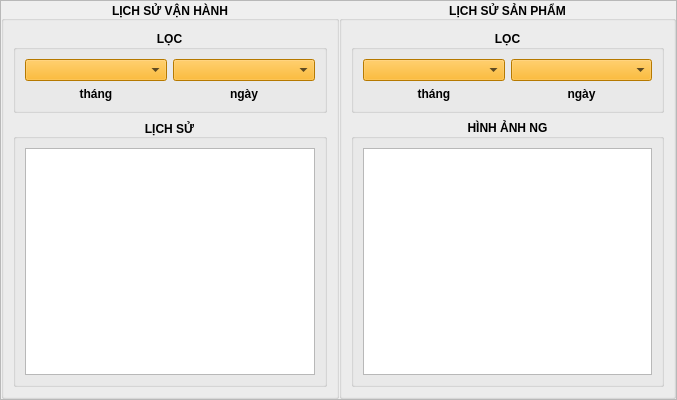
<?xml version="1.0" encoding="UTF-8"?>
<ui version="4.0">
 <class>Form</class>
 <widget class="QWidget" name="Form">
  <property name="geometry">
   <rect>
    <x>0</x>
    <y>0</y>
    <width>677</width>
    <height>400</height>
   </rect>
  </property>
  <property name="windowTitle">
   <string>Form</string>
  </property>
  <layout class="QGridLayout" name="gridLayout">
   <property name="leftMargin">
    <number>0</number>
   </property>
   <property name="topMargin">
    <number>0</number>
   </property>
   <property name="rightMargin">
    <number>0</number>
   </property>
   <property name="bottomMargin">
    <number>0</number>
   </property>
   <property name="spacing">
    <number>0</number>
   </property>
   <item row="0" column="0">
    <widget class="QFrame" name="frame">
     <property name="frameShape">
      <enum>QFrame::Shape::StyledPanel</enum>
     </property>
     <property name="frameShadow">
      <enum>QFrame::Shadow::Raised</enum>
     </property>
     <layout class="QGridLayout" name="gridLayout_2" columnstretch="1,1">
      <property name="leftMargin">
       <number>0</number>
      </property>
      <property name="topMargin">
       <number>0</number>
      </property>
      <property name="rightMargin">
       <number>0</number>
      </property>
      <property name="bottomMargin">
       <number>0</number>
      </property>
      <property name="horizontalSpacing">
       <number>0</number>
      </property>
      <item row="0" column="0">
       <widget class="QGroupBox" name="groupBox">
        <property name="font">
         <font>
          <bold>true</bold>
         </font>
        </property>
        <property name="title">
         <string>LỊCH SỬ VẬN HÀNH</string>
        </property>
        <property name="alignment">
         <set>Qt::AlignmentFlag::AlignCenter</set>
        </property>
        <layout class="QGridLayout" name="gridLayout_8" rowstretch="1,4">
         <item row="0" column="0">
          <widget class="QGroupBox" name="groupBox_5">
           <property name="title">
            <string>LỌC</string>
           </property>
           <property name="alignment">
            <set>Qt::AlignmentFlag::AlignCenter</set>
           </property>
           <layout class="QGridLayout" name="gridLayout_6">
            <item row="1" column="0">
             <widget class="QLabel" name="label_3">
              <property name="text">
               <string>tháng</string>
              </property>
              <property name="alignment">
               <set>Qt::AlignmentFlag::AlignCenter</set>
              </property>
             </widget>
            </item>
            <item row="0" column="0">
             <widget class="QComboBox" name="comboBox_3">
              <property name="styleSheet">
               <string notr="true">background-color: rgb(255, 170, 0);</string>
              </property>
             </widget>
            </item>
            <item row="0" column="1">
             <widget class="QComboBox" name="comboBox_4">
              <property name="styleSheet">
               <string notr="true">background-color: rgb(255, 170, 0);</string>
              </property>
             </widget>
            </item>
            <item row="1" column="1">
             <widget class="QLabel" name="label_4">
              <property name="text">
               <string>ngày</string>
              </property>
              <property name="alignment">
               <set>Qt::AlignmentFlag::AlignCenter</set>
              </property>
             </widget>
            </item>
           </layout>
          </widget>
         </item>
         <item row="1" column="0">
          <widget class="QGroupBox" name="groupBox_6">
           <property name="title">
            <string>LỊCH SỬ</string>
           </property>
           <property name="alignment">
            <set>Qt::AlignmentFlag::AlignCenter</set>
           </property>
           <layout class="QGridLayout" name="gridLayout_7">
            <item row="0" column="0">
             <widget class="QListView" name="listView_2"/>
            </item>
           </layout>
          </widget>
         </item>
        </layout>
       </widget>
      </item>
      <item row="0" column="1">
       <widget class="QGroupBox" name="groupBox_2">
        <property name="font">
         <font>
          <bold>true</bold>
         </font>
        </property>
        <property name="title">
         <string>LỊCH SỬ SẢN PHẨM</string>
        </property>
        <property name="alignment">
         <set>Qt::AlignmentFlag::AlignCenter</set>
        </property>
        <layout class="QGridLayout" name="gridLayout_5" rowstretch="1,4">
         <item row="0" column="0">
          <widget class="QGroupBox" name="groupBox_3">
           <property name="title">
            <string>LỌC</string>
           </property>
           <property name="alignment">
            <set>Qt::AlignmentFlag::AlignCenter</set>
           </property>
           <layout class="QGridLayout" name="gridLayout_3">
            <item row="0" column="0">
             <widget class="QComboBox" name="cb_sp_thang">
              <property name="styleSheet">
               <string notr="true">background-color: rgb(255, 170, 0);</string>
              </property>
             </widget>
            </item>
            <item row="0" column="1">
             <widget class="QComboBox" name="cb_sp_ngay">
              <property name="styleSheet">
               <string notr="true">background-color: rgb(255, 170, 0);</string>
              </property>
             </widget>
            </item>
            <item row="1" column="0">
             <widget class="QLabel" name="label">
              <property name="text">
               <string>tháng</string>
              </property>
              <property name="alignment">
               <set>Qt::AlignmentFlag::AlignCenter</set>
              </property>
             </widget>
            </item>
            <item row="1" column="1">
             <widget class="QLabel" name="label_2">
              <property name="text">
               <string>ngày</string>
              </property>
              <property name="alignment">
               <set>Qt::AlignmentFlag::AlignCenter</set>
              </property>
             </widget>
            </item>
           </layout>
          </widget>
         </item>
         <item row="1" column="0">
          <widget class="QGroupBox" name="groupBox_4">
           <property name="title">
            <string>HÌNH ẢNH NG</string>
           </property>
           <property name="alignment">
            <set>Qt::AlignmentFlag::AlignCenter</set>
           </property>
           <layout class="QGridLayout" name="gridLayout_4" rowstretch="0">
            <item row="0" column="0">
             <widget class="QListWidget" name="lw_hinhanhNG"/>
            </item>
           </layout>
          </widget>
         </item>
        </layout>
       </widget>
      </item>
     </layout>
    </widget>
   </item>
  </layout>
 </widget>
 <resources/>
 <connections/>
</ui>
